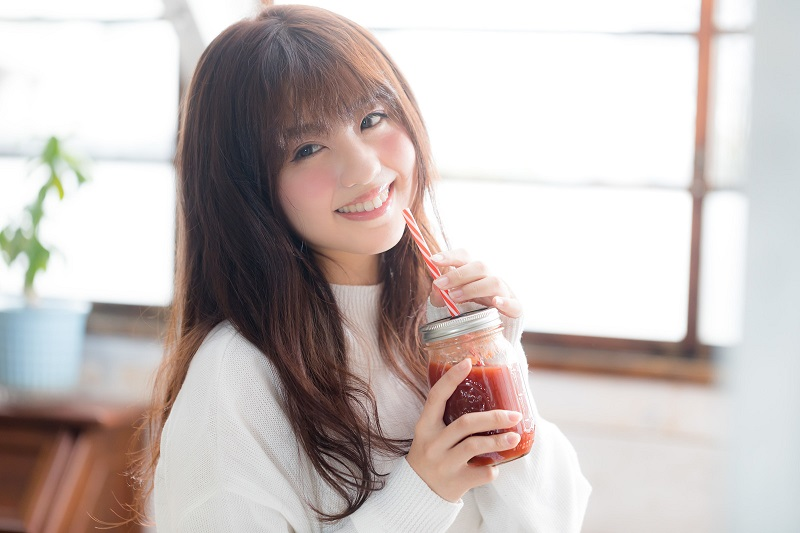
#> input picture girl01.jpg, 800 x 533 px
$ python feature_matching.py girl01.jpg girl02.jpg
#> lines starting #> are read from the running program, lines starting #| are printed output that depends on the picture
import sys
import cv2
if len(sys.argv)<3:
    print('表示したいファイル名を指定してください。')
    sys.exit()#ファイルが指定されていないので強制終了
file1=sys.argv[1]
file2=sys.argv[2]
try:
    img1=cv2.imread(file1)
#> img1 is the input picture: shape (533, 800, 3); mean B, G, R 186.2, 188.8, 198.5
    img2=cv2.imread(file2)
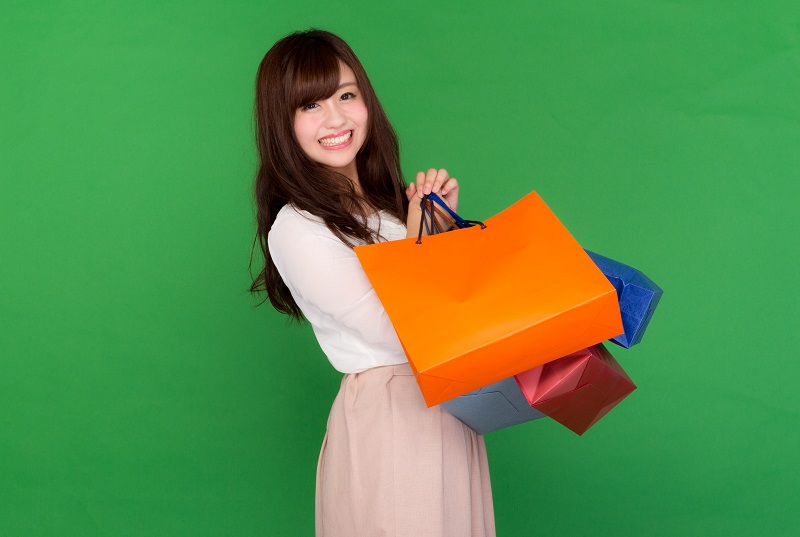
#> input picture girl02.jpg, 800 x 537 px
#> img2 is the input picture: shape (537, 800, 3); mean B, G, R 77.3, 144.4, 87
    if (img1 is None) or (img2 is None):
        raise ValueError('特徴量検出ファイルが見つかりません。')
    detector=cv2.AKAZE_create()
    point1,desc1=detector.detectAndCompute(img1,None)
#> point1 = 418 keypoints; strongest (x, y, size): (399, 263, 32.3), (224, 341, 27.2), (674, 330, 16.1), (541, 349, 22.8)
    point2,desc2=detector.detectAndCompute(img2,None)
#> point2 = 314 keypoints; strongest (x, y, size): (290, 222, 27.2), (287, 216, 16.1), (286, 213, 11.4), (305, 122, 16.1)
    matcher=cv2.BFMatcher(cv2.NORM_HAMMING,True)
    matches=matcher.match(desc1,desc2)
#> matches = 88 matches
    img_match=cv2.drawMatches(img1,point1,img2,point2,matches,None,flags=2)
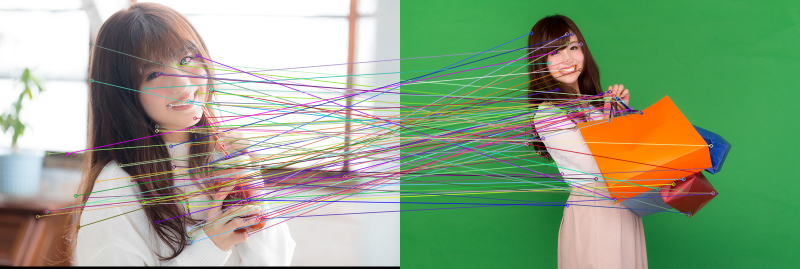
#> img_match: shape (537, 1600, 3) (shown at 1/2 size); mean B, G, R 131.2, 162.3, 141.7
    cv2.imshow(file1+'<-->'+file2,img_match)
    cv2.waitKey(0)
    cv2.destroyAllWindows()
except ValueError as e:
    print(e)
except:
    import traceback
    traceback.print_exc()
